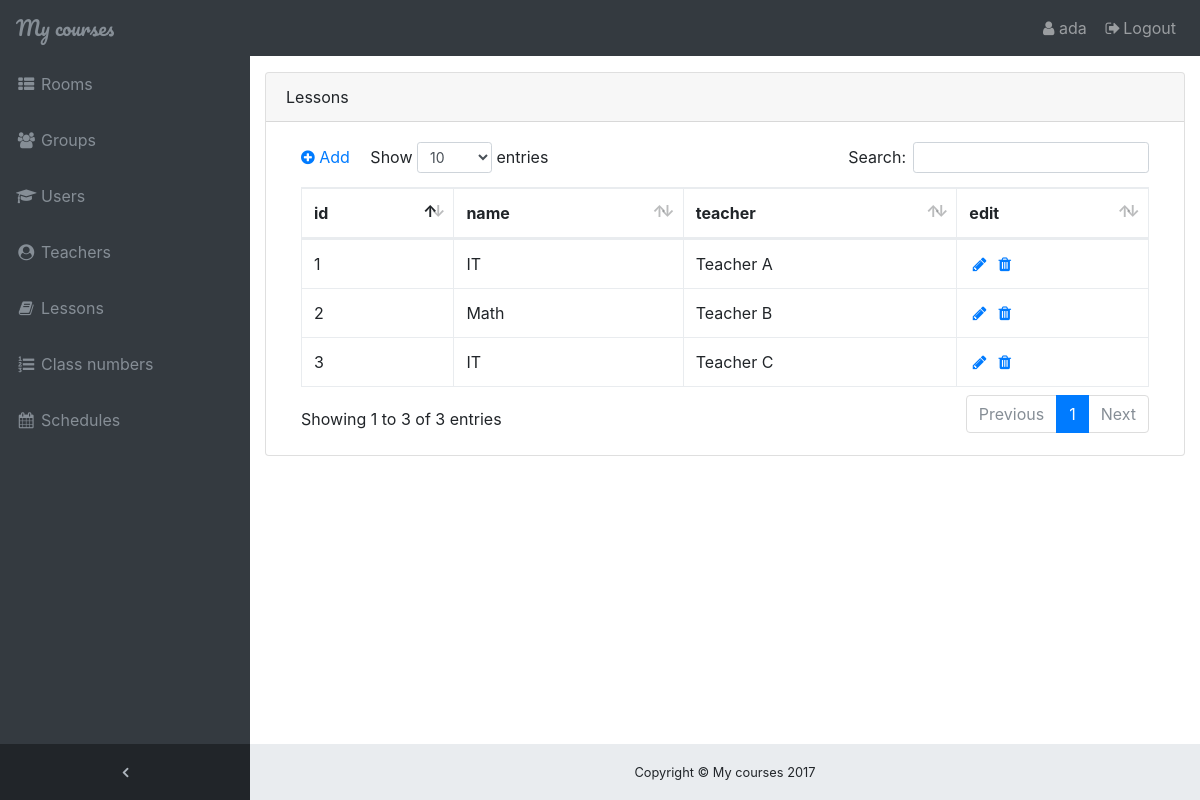
/lessons (signed in), run on the app's committed database.
### app/login/models.py (models this page shows, shortened)
class User(db.Model):
    __tablename__ = "users"
    id = db.Column(db.Integer, primary_key=True)
    username = db.Column(db.String(20), unique=True, index=True, nullable=False)
    password = db.Column(db.String(10), nullable=False)
    email = db.Column(db.String(120), unique=True, index=True, nullable=False)
    firstname = db.Column(db.String(10), nullable=False)
    lastname = db.Column(db.String(10), nullable=False)
    id_group = db.Column(db.Integer, db.ForeignKey('groups.id'))
    group = db.relationship('Group', backref=db.backref('users', lazy='dynamic'))
    age = db.Column(db.Integer)
    admin = db.Column(db.Boolean)
    registered_on = db.Column(db.DateTime)
    last_seen = db.Column(db.DateTime)
    email_confirmed = db.Column(db.Boolean, default=False)
    is_authenticated = True
    is_active = True
    is_anonymous = False
    def __repr__(self):
        return self.username

### app/entities/models.py (models this page shows, shortened)
class Lesson(db.Model):
    __tablename__ = "lessons"
    id = db.Column(db.Integer, primary_key=True)
    name = db.Column(db.String(20), nullable=False)
    id_teacher = db.Column(db.Integer, db.ForeignKey('teachers.id'))
    teacher = db.relationship('Teacher',
                              backref=db.backref('lessons', lazy='dynamic'))
    def get_list(self):
        result = [('id', self.id),
                  ('name', self.name),
                  ('teacher', self.teacher)]
        return result
    def get_id(self):
        return self.id
    @staticmethod
    def get_allowed(current_user):
        if current_user.admin:
            return Lesson.query.all()
        elif not current_user.id_group:
            return []

class Teacher(db.Model):
    __tablename__ = "teachers"
    id = db.Column(db.Integer, primary_key=True)
    firstname = db.Column(db.String(10), nullable=False)
    lastname = db.Column(db.String(10), nullable=False)
    def __repr__(self):
        return self.firstname + ' ' + self.lastname

### app/entities/controllers.py (the view)
@mod.route('/<href>', methods=['GET'])
@login_required
def show_entity(href):
    if href not in ENTITIES:
        return render_template('404.html')
    entity = ENTITIES.get(href)
    if not current_user.admin and not current_user.id_group:
        message = 'Please enter your group in the user settings.'
        return render_template('entity.html', name=entity['href'],
                               title=entity['title'], message=message)
    else:
        refs = entity['class'].get_allowed(current_user)
        return render_template('entity.html', name=entity['href'],
                               title=entity['title'], entities=refs)

### app/views.py (called while the page is built)
@lm.user_loader
def load_user(id_user):
    return User.query.get(int(id_user))

@app.before_request
def before_request():
    g.user = current_user
    if g.user.is_authenticated:
        g.user.last_seen = datetime.utcnow()
        db.session.commit()

### app/templates/entity.html (shortened to what this page needs)
{% extends "layout.html" %}
{% block content %}
{% if entities %}
    <div class="card mb-3">
        <div class="card-header">{{title}}</div>
        <div class="card-body">
            <div class="table-responsive">
                {% if name != 'user' and g.user.admin %}
                    <div class="control-panel" id="control-panel">
                        <a href="/{{name}}/add" class="button"><i class="fa fa-plus-circle" aria-hidden="true"></i> Add</a>
                    </div>
                {% endif %}
                <table class="table table-bordered" id="dataTable" width="100%" cellspacing="0">
                    <thead>
                    <tr>
                        {% for key, value in entities[0].get_list() %}
                            {% if key != 'id' or g.user.admin %}
                                <th>{{ key }}</th>
                            {% endif %}
                        {% endfor %}
                        {% if name != 'user' and g.user.admin %}
                            <th>edit</th>
                        {% endif %}
                    </tr>
                    </thead>
                    <tbody>
                    {% for entity in entities %}
                    <tr>
                        {% for key, value in entity.get_list() %}
                            {% if key != 'id' or g.user.admin %}
                                <td>{{ value }}</td>
                            {% endif %}
                        {% endfor %}
                        {% if name != 'user' and g.user.admin %}
                            <td>
                                <a class="button" href="/{{name}}/{{entity.get_id()}}/update"><i class="fa fa-fw fa-pencil"></i></a>
                                <a class="button" href="" id="aSource" onclick="addLinkInModalButton('/{{name}}/{{entity.get_id()}}/delete')"
                                   data-toggle="modal" data-target="#modalDelete">
                                    <i class="fa fa-fw fa-trash"></i></a>
                            </td>
                        {% endif %}
                    </tr>
                    {% endfor %}
                    </tbody>
                </table>
            </div>
        </div>
    </div>
{% endif %}
{% endblock %}

### app/templates/layout.html (shortened to what this page needs)
<!DOCTYPE html>
<html lang="en">
<head>
    {% from "_formhelpers.html" import render_field %}
    <link rel="stylesheet" type="text/css" href="{{ url_for('static', filename='css/bootstrap.css') }}"
          media="screen">
    <link href="{{ url_for('static', filename='fonts/font-awesome.min.css') }}" rel="stylesheet" type="text/css">
    <link href="{{ url_for('static', filename='css/dataTables.bootstrap4.css') }}" rel="stylesheet">
    <link href="{{ url_for('static', filename='css/sb-admin.css') }}" rel="stylesheet">
    <link href="{{ url_for('static', filename='css/bootstrap-datetimepicker.min.css') }}" rel="stylesheet">
</head>
{% if 'sidenavToggler' in request.cookies %}
    {% if request.cookies['sidenavToggler'] == '1' %}
        <body class="fixed-nav sticky-footer bg-dark sidenav-toggled" id="page-top">
    {% else %}
        <body class="fixed-nav sticky-footer bg-dark" id="page-top">
    {% endif %}
{% else %}
    <body class="fixed-nav sticky-footer bg-dark" id="page-top">
{% endif %}
<nav class="navbar navbar-expand-lg navbar-dark bg-dark fixed-top" id="mainNav">
    <a class="navbar-brand" href="/" style="font-family: 'Pacifico', cursive; color: #868e96">My courses</a>
    <div class="collapse navbar-collapse" id="navbarResponsive">
        <ul class="navbar-nav navbar-sidenav" id="exampleAccordion">
            <li class="nav-item" data-toggle="tooltip" data-placement="right" title="Rooms">
                <a class="nav-link" href="/rooms">
                    <i class="fa fa-fw fa-th-list"></i>
                    <span class="nav-link-text">Rooms</span>
                </a>
            </li>
            {% if g.user.admin %}
            <li class="nav-item" data-toggle="tooltip" data-placement="right" title="Groups">
                <a class="nav-link" href="/groups">
                    <i class="fa fa-fw fa-users"></i>
                    <span class="nav-link-text">Groups</span>
                </a>
            </li>
            <li class="nav-item" data-toggle="tooltip" data-placement="right" title="Users">
                <a class="nav-link" href="/users">
                    <i class="fa fa-fw fa-graduation-cap"></i>
                    <span class="nav-link-text">Users</span>
                </a>
            </li>
            {% endif %}
            <li class="nav-item" data-toggle="tooltip" data-placement="right" title="Teachers">
                <a class="nav-link" href="/teachers">
                    <i class="fa fa-fw fa-user-circle"></i>
                    <span class="nav-link-text">Teachers</span>
                </a>
            </li>
            <li class="nav-item" data-toggle="tooltip" data-placement="right" title="Lessons">
                <a class="nav-link" href="/lessons">
                    <i class="fa fa-fw fa-book"></i>
                    <span class="nav-link-text">Lessons</span>
                </a>
            </li>
            <li class="nav-item" data-toggle="tooltip" data-placement="right" title="Class numbers">
                <a class="nav-link" href="/class_numbers">
                    <i class="fa fa-fw fa-list-ol"></i>
                    <span class="nav-link-text">Class numbers</span>
                </a>
            </li>
            {% if g.user.admin %}
            <li class="nav-item" data-toggle="tooltip" data-placement="right" title="Schedules">
                <a class="nav-link" href="/schedule">
                    <i class="fa fa-fw fa-calendar"></i>
                    <span class="nav-link-text">Schedules</span>
                </a>
            </li>
            {% endif %}
        </ul>
        <ul class="navbar-nav sidenav-toggler">
            <li class="nav-item">
                <a class="nav-link text-center" id="sidenavToggler">
                    <i class="fa fa-fw fa-angle-left"></i>
                </a>
            </li>
        </ul>
        <ul class="navbar-nav ml-auto">
            {% if g.user.is_authenticated%}
                <li class="nav-item">
                    <a href="/update" class="nav-link">
                        <i class="fa fa-fw fa-user"></i>{{g.user}}</a>
                </li>
                <li class="nav-item">
                    <a href="/logout" class="nav-link" data-toggle="modal" data-target="#modalLogOut">
                        <i class="fa fa-fw fa-sign-out"></i>Logout</a>
                </li>
            {% endif %}
        </ul>
    </div>
</nav>
<div class="content-wrapper">
    <div class="container-fluid">
        {% block content %}
        {% endblock %}
    </div>
    <footer class="sticky-footer">
        <div class="container">
            <div class="text-center">
                <small>Copyright © My courses 2017</small>
            </div>
        </div>
    </footer>
</div>
</body>
</html>

### app/static/css/sb-admin.css (style rules this page uses)
html { position:relative;min-height:100% }
body { overflow-x:hidden }
body.sticky-footer { margin-bottom:56px }
body.sticky-footer .content-wrapper { min-height:calc(100vh - 56px - 56px) }
body.fixed-nav { padding-top:56px }
.content-wrapper { min-height:calc(100vh - 56px);padding-top:1rem }
#mainNav .navbar-collapse { overflow:auto;max-height:75vh }
#mainNav .navbar-collapse .navbar-nav .nav-item .nav-link { cursor:pointer }
#mainNav .navbar-collapse .sidenav-toggler { display:none }
@media (min-width:992px) { #mainNav .navbar-brand { width:250px } }
@media (min-width:992px) { #mainNav .navbar-collapse { overflow:visible;max-height:none } }
@media (min-width:992px) { #mainNav .navbar-collapse .navbar-sidenav { position:absolute;top:0;left:0;overflow-x:hidden;overflow-y:auto;-webkit-flex-direction:column;-ms-flex-direction:column;flex-direction:column;margin-top:56px } }
@media (min-width:992px) { #mainNav .navbar-collapse .navbar-sidenav>.nav-item { width:250px;padding:0 } }
@media (min-width:992px) { #mainNav .navbar-collapse .navbar-sidenav>.nav-item>.nav-link { padding:1em } }
#mainNav.fixed-top .sidenav-toggler { display:none }
@media (min-width:992px) { #mainNav.fixed-top .navbar-sidenav { height:calc(100vh - 112px) } }
@media (min-width:992px) { #mainNav.fixed-top .sidenav-toggler { position:absolute;top:0;left:0;display:flex;overflow-x:hidden;overflow-y:auto;-webkit-flex-direction:column;-ms-flex-direction:column;flex-direction:column;margin-top:calc(100vh - 56px) } }
@media (min-width:992px) { #mainNav.fixed-top .sidenav-toggler>.nav-item { width:250px;padding:0 } }
@media (min-width:992px) { #mainNav.fixed-top .sidenav-toggler>.nav-item>.nav-link { padding:1em } }
#mainNav.fixed-top.navbar-dark .sidenav-toggler { background-color:#212529 }
#mainNav.fixed-top.navbar-dark .sidenav-toggler a i { color:#adb5bd }
.content-wrapper { overflow-x:hidden;background:#fff }
@media (min-width:992px) { .content-wrapper { margin-left:250px } }
#sidenavToggler i { font-weight:800 }
#mainNav.navbar-dark .navbar-collapse .navbar-sidenav>.nav-item>.nav-link { color:#868e96 }
@media (min-width:992px) { #mainNav.navbar-dark .navbar-collapse .navbar-sidenav { background:#343a40 } }
footer.sticky-footer { position:absolute;right:0;bottom:0;width:100%;height:56px;background-color:#e9ecef;line-height:55px }
@media (min-width:992px) { footer.sticky-footer { width:calc(100% - 250px) } }

### data on the page
User: user "ada"
Lesson: key "name", get_list "1", name "IT"
Teacher: firstname "teacher", firstname+lastname "Teacher A"
Lesson: get_list "2", name "Math"
Teacher: firstname+lastname "Teacher B"
Lesson: get_list "3", name "IT"
Teacher: firstname+lastname "Teacher C"

### other printed values
{{ title }} "Lessons"
{{ key }} "id"
